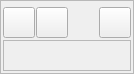
<?xml version="1.0" encoding="UTF-8"?>
<ui version="4.0">
 <class>AdmCallWidget</class>
 <widget class="QFrame" name="AdmCallWidget">
  <property name="geometry">
   <rect>
    <x>0</x>
    <y>0</y>
    <width>132</width>
    <height>74</height>
   </rect>
  </property>
  <property name="windowTitle">
   <string>Form</string>
  </property>
  <property name="frameShape">
   <enum>QFrame::StyledPanel</enum>
  </property>
  <property name="frameShadow">
   <enum>QFrame::Sunken</enum>
  </property>
  <layout class="QGridLayout" name="gridLayout">
   <property name="horizontalSpacing">
    <number>4</number>
   </property>
   <property name="verticalSpacing">
    <number>2</number>
   </property>
   <property name="margin">
    <number>2</number>
   </property>
   <item row="2" column="0" colspan="2">
    <widget class="QFrame" name="frame">
     <property name="frameShape">
      <enum>QFrame::StyledPanel</enum>
     </property>
     <property name="frameShadow">
      <enum>QFrame::Raised</enum>
     </property>
     <layout class="QHBoxLayout" name="horizontalLayout_2">
      <property name="spacing">
       <number>2</number>
      </property>
      <property name="margin">
       <number>2</number>
      </property>
      <item>
       <widget class="QLabel" name="_status1">
        <property name="text">
         <string/>
        </property>
       </widget>
      </item>
      <item>
       <spacer name="horizontalSpacer_2">
        <property name="orientation">
         <enum>Qt::Horizontal</enum>
        </property>
        <property name="sizeType">
         <enum>QSizePolicy::MinimumExpanding</enum>
        </property>
        <property name="sizeHint" stdset="0">
         <size>
          <width>10</width>
          <height>0</height>
         </size>
        </property>
       </spacer>
      </item>
      <item>
       <widget class="QLabel" name="_status2">
        <property name="text">
         <string/>
        </property>
       </widget>
      </item>
      <item>
       <spacer name="horizontalSpacer_3">
        <property name="orientation">
         <enum>Qt::Horizontal</enum>
        </property>
        <property name="sizeType">
         <enum>QSizePolicy::MinimumExpanding</enum>
        </property>
        <property name="sizeHint" stdset="0">
         <size>
          <width>10</width>
          <height>0</height>
         </size>
        </property>
       </spacer>
      </item>
      <item>
       <widget class="QLabel" name="_status3">
        <property name="text">
         <string/>
        </property>
       </widget>
      </item>
     </layout>
    </widget>
   </item>
   <item row="0" column="1">
    <spacer name="horizontalSpacer_4">
     <property name="orientation">
      <enum>Qt::Horizontal</enum>
     </property>
     <property name="sizeHint" stdset="0">
      <size>
       <width>0</width>
       <height>0</height>
      </size>
     </property>
    </spacer>
   </item>
   <item row="1" column="0" colspan="2">
    <layout class="QHBoxLayout" name="horizontalLayout">
     <property name="spacing">
      <number>1</number>
     </property>
     <item>
      <widget class="QToolButton" name="_tbXfer">
       <property name="text">
        <string/>
       </property>
       <property name="icon">
        <iconset resource="../../resources.qrc">
         <normaloff>:/icons/call-transfer.png</normaloff>:/icons/call-transfer.png</iconset>
       </property>
       <property name="iconSize">
        <size>
         <width>24</width>
         <height>24</height>
        </size>
       </property>
      </widget>
     </item>
     <item>
      <widget class="QToolButton" name="_tbPark">
       <property name="text">
        <string/>
       </property>
       <property name="icon">
        <iconset resource="../../resources.qrc">
         <normaloff>:/icons/call-park.png</normaloff>:/icons/call-park.png</iconset>
       </property>
       <property name="iconSize">
        <size>
         <width>24</width>
         <height>24</height>
        </size>
       </property>
      </widget>
     </item>
     <item>
      <spacer name="horizontalSpacer_5">
       <property name="orientation">
        <enum>Qt::Horizontal</enum>
       </property>
       <property name="sizeType">
        <enum>QSizePolicy::Fixed</enum>
       </property>
       <property name="sizeHint" stdset="0">
        <size>
         <width>30</width>
         <height>0</height>
        </size>
       </property>
      </spacer>
     </item>
     <item>
      <widget class="QToolButton" name="_tbHangup">
       <property name="text">
        <string/>
       </property>
       <property name="icon">
        <iconset resource="../../resources.qrc">
         <normaloff>:/icons/call-hangup.png</normaloff>:/icons/call-hangup.png</iconset>
       </property>
       <property name="iconSize">
        <size>
         <width>24</width>
         <height>24</height>
        </size>
       </property>
      </widget>
     </item>
     <item>
      <spacer name="horizontalSpacer">
       <property name="orientation">
        <enum>Qt::Horizontal</enum>
       </property>
       <property name="sizeHint" stdset="0">
        <size>
         <width>0</width>
         <height>0</height>
        </size>
       </property>
      </spacer>
     </item>
    </layout>
   </item>
   <item row="0" column="0">
    <layout class="QVBoxLayout" name="_layoutChans">
     <property name="spacing">
      <number>3</number>
     </property>
     <property name="margin">
      <number>2</number>
     </property>
    </layout>
   </item>
  </layout>
 </widget>
 <resources>
  <include location="../../resources.qrc"/>
 </resources>
 <connections/>
</ui>
